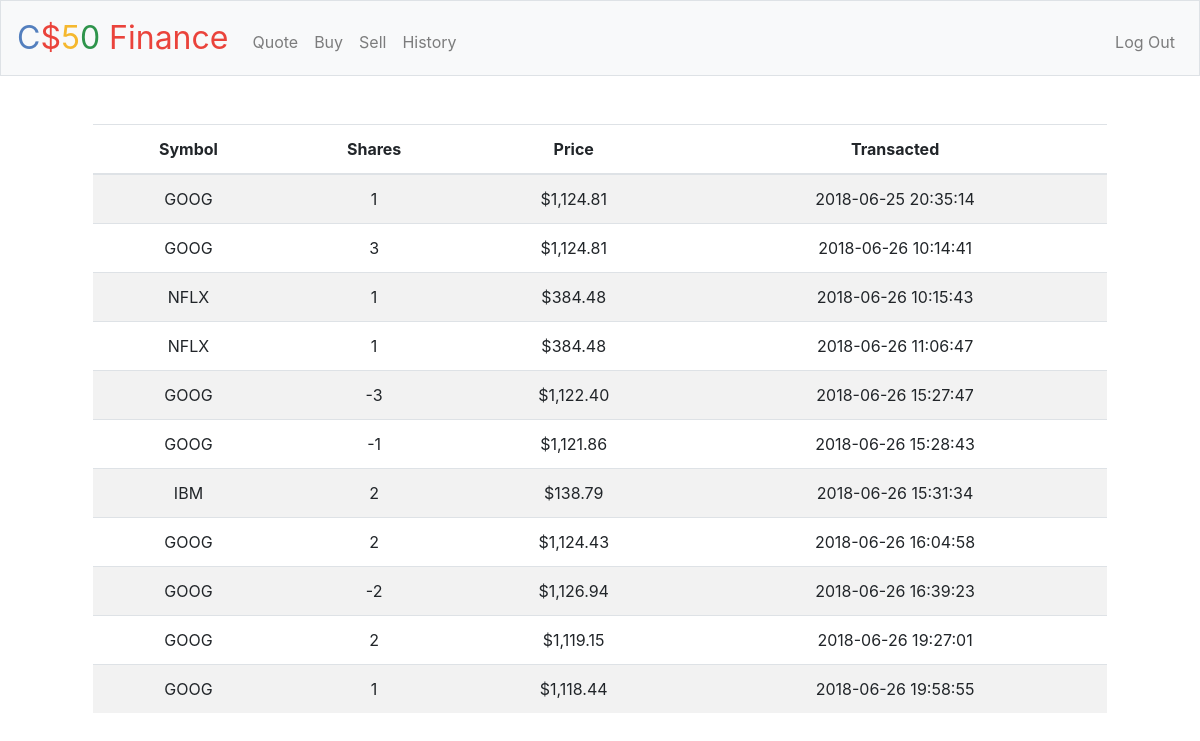
Screenshot of /history (signed in) with the database file from the repository.
### tables this page shows
CREATE TABLE portfolio ('tx_id' INTEGER PRIMARY KEY AUTOINCREMENT NOT NULL, 'user_id' INTEGER NOT NULL, 'symbol' TEXT NOT NULL, 'name' TEXT NOT NULL, 'shares' INTEGER NOT NULL, 'price' NUMERIC NOT NULL, 'total' NUMERIC NOT NULL, 'date' DATETIME DEFAULT CURRENT_TIMESTAMP NOT NULL);

### finance/application.py (the view)
@app.route("/history")
@login_required
def history():
    stocks = db.execute("SELECT symbol, shares, price, date FROM portfolio WHERE user_id=:id ORDER BY date", id=session["user_id"])
    if not stocks:
        return apology("ran into an error. try again", 400)
    return render_template("history.html", stocks=stocks)

### finance/application.py (called while the page is built)
@app.after_request
def after_request(response):
    response.headers["Cache-Control"] = "no-cache, no-store, must-revalidate"
    response.headers["Expires"] = 0
    response.headers["Pragma"] = "no-cache"
    return response

### finance/helpers.py (called while the page is built)
def login_required(f):
    @wraps(f)
    def decorated_function(*args, **kwargs):
        if session.get("user_id") is None:
            return redirect("/login")
        return f(*args, **kwargs)
    return decorated_function

def usd(value):
    return f"${value:,.2f}"

### finance/templates/history.html (shortened to what this page needs)
{% extends "layout.html" %}
{% block main %}
<div class="container">
  <table class="table table-striped">
    <thead>
      <tr>
        <th>Symbol</th>
        <th>Shares</th>
        <th>Price</th>
        <th>Transacted</th>
      </tr>
    </thead>
    <tbody>
      {% for stock in stocks %}
        <tr>
          <td>{{ stock.symbol }}</td>
          <td>{{ stock.shares }}</td>
          <td>{{ stock.price | usd }}</td>
          <td>{{ stock.date }}</td>
        </tr>
      {% endfor %}
    </tbody>
  </table>
</div>
{% endblock %}

### finance/templates/layout.html (shortened to what this page needs)
<!DOCTYPE html>
<html lang="en">
    <head>
        <link href="https://maxcdn.bootstrapcdn.com/bootstrap/4.0.0-beta.2/css/bootstrap.min.css" rel="stylesheet"/>
        <link href="/static/styles.css" rel="stylesheet"/>
    </head>
    <body>
        <nav class="navbar navbar-expand-md navbar-light bg-light border">
            <a class="navbar-brand" href="/"><span class="blue">C</span><span class="red">$</span><span class="yellow">5</span><span class="green">0</span> <span class="red">Finance</span></a>
            <div class="collapse navbar-collapse" id="navbar">
                {% if session.user_id %}
                    <ul class="navbar-nav mr-auto mt-2">
                        <li class="nav-item"><a class="nav-link" href="/quote">Quote</a></li>
                        <li class="nav-item"><a class="nav-link" href="/buy">Buy</a></li>
                        <li class="nav-item"><a class="nav-link" href="/sell">Sell</a></li>
                        <li class="nav-item"><a class="nav-link" href="/history">History</a></li>
                    </ul>
                    <ul class="navbar-nav ml-auto mt-2">
                        <li class="nav-item"><a class="nav-link" href="/logout">Log Out</a></li>
                    </ul>
                {% else %}
                    <ul class="navbar-nav ml-auto mt-2">
                        <li class="nav-item"><a class="nav-link" href="/register">Register</a></li>
                        <li class="nav-item"><a class="nav-link" href="/login">Log In</a></li>
                    </ul>
                {% endif %}
            </div>
        </nav>
        <main class="container p-5">
            {% block main %}{% endblock %}
        </main>
    </body>
</html>

### finance/static/styles.css (style rules this page uses)
nav .navbar-brand { font-size: xx-large; }
nav .navbar-brand .blue { color: #537fbe; }
nav .navbar-brand .red { color: #ea433b; }
nav .navbar-brand .yellow { color: #f5b82e; }
nav .navbar-brand .green { color: #2e944b; }
main { overflow-x: auto; text-align: center; }

### rows the page displays
portfolio: symbol "GOOG", shares "1", price "$1,124.81", date "2018-06-25 20:35:14"
portfolio: symbol "GOOG", shares "3", price "$1,124.81", date "2018-06-26 10:14:41"
portfolio: symbol "NFLX", shares "1", price "$384.48", date "2018-06-26 10:15:43"
portfolio: symbol "NFLX", shares "1", price "$384.48", date "2018-06-26 11:06:47"
portfolio: symbol "GOOG", shares "-3", price "$1,122.40", date "2018-06-26 15:27:47"
portfolio: symbol "GOOG", shares "-1", price "$1,121.86", date "2018-06-26 15:28:43"
portfolio: symbol "IBM", shares "2", price "$138.79", date "2018-06-26 15:31:34"
portfolio: symbol "GOOG", shares "2", price "$1,124.43", date "2018-06-26 16:04:58"
portfolio: symbol "GOOG", shares "-2", price "$1,126.94", date "2018-06-26 16:39:23"
portfolio: symbol "GOOG", shares "2", price "$1,119.15", date "2018-06-26 19:27:01"
portfolio: symbol "GOOG", shares "1", price "$1,118.44", date "2018-06-26 19:58:55"
